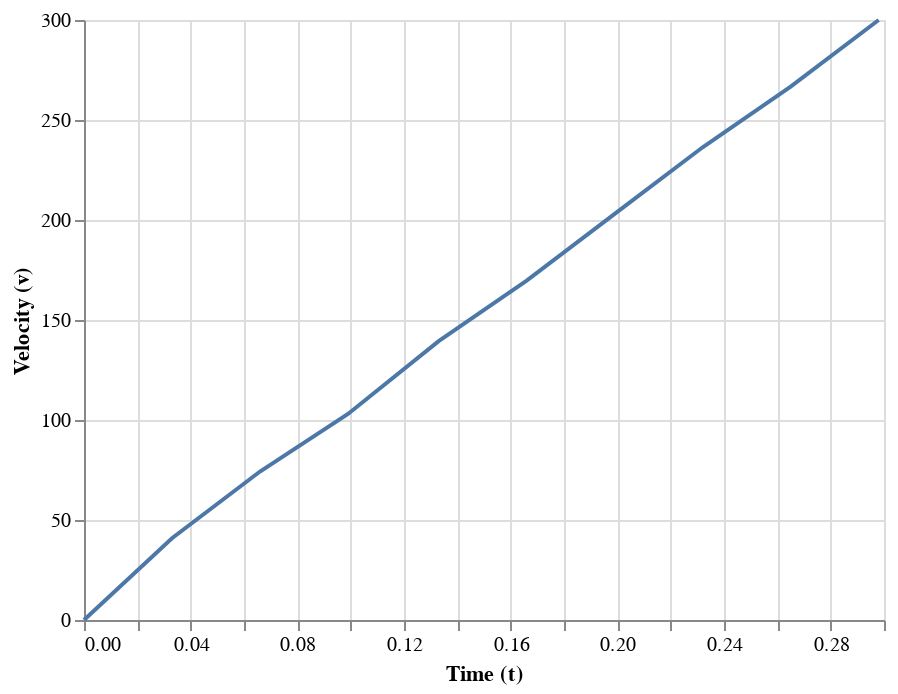

Notebook code cell kept with this figure:
### Code cell
velocity_prime = pd.DataFrame({"delta_s": [np.nan], "v": [0]})
v_vs_t = position.join(pd.concat((velocity_prime, velocity)).reset_index())
alt.Chart(
    v_vs_t
).mark_line(
).encode(
    x=alt.X("t", title="Time (t)"), y=alt.Y("v", title="Velocity (v)")
)

### Figure 1 — Vega-Lite specification as saved in the notebook (floating-point values rounded to 4 significant figures)
{"config": {"view": {"continuousWidth": 400, "continuousHeight": 300}}, "data": {"name": "data-b471974d9a73c4a8c5ba9ef49c783320"}, "mark": "line", "encoding": {"x": {"type": "quantitative", "field": "t", "title": "Time (t)"}, "y": {"type": "quantitative", "field": "v", "title": "Velocity (v)"}}, "$schema": "https://vega.github.io/schema/vega-lite/v4.8.1.json", "datasets": {"data-b471974d9a73c4a8c5ba9ef49c783320": [{"t": 0.0, "s": 0.0, "index": 0, "delta_s": null, "v": 0.0}, {"t": 0.033, "s": 1.35, "index": 0, "delta_s": 1.35, "v": 40.91}, {"t": 0.066, "s": 3.8, "index": 1, "delta_s": 2.45, "v": 74.24}, {"t": 0.099, "s": 7.2, "index": 2, "delta_s": 3.4, "v": 103.0}, {"t": 0.133, "s": 11.8, "index": 3, "delta_s": 4.6, "v": 139.4}, {"t": 0.166, "s": 17.4, "index": 4, "delta_s": 5.6, "v": 169.7}, {"t": 0.199, "s": 24.1, "index": 5, "delta_s": 6.7, "v": 203.0}, {"t": 0.232, "s": 31.9, "index": 6, "delta_s": 7.8, "v": 236.4}, {"t": 0.265, "s": 40.7, "index": 7, "delta_s": 8.8, "v": 266.7}, {"t": 0.298, "s": 50.6, "index": 8, "delta_s": 9.9, "v": 300.0}]}}
